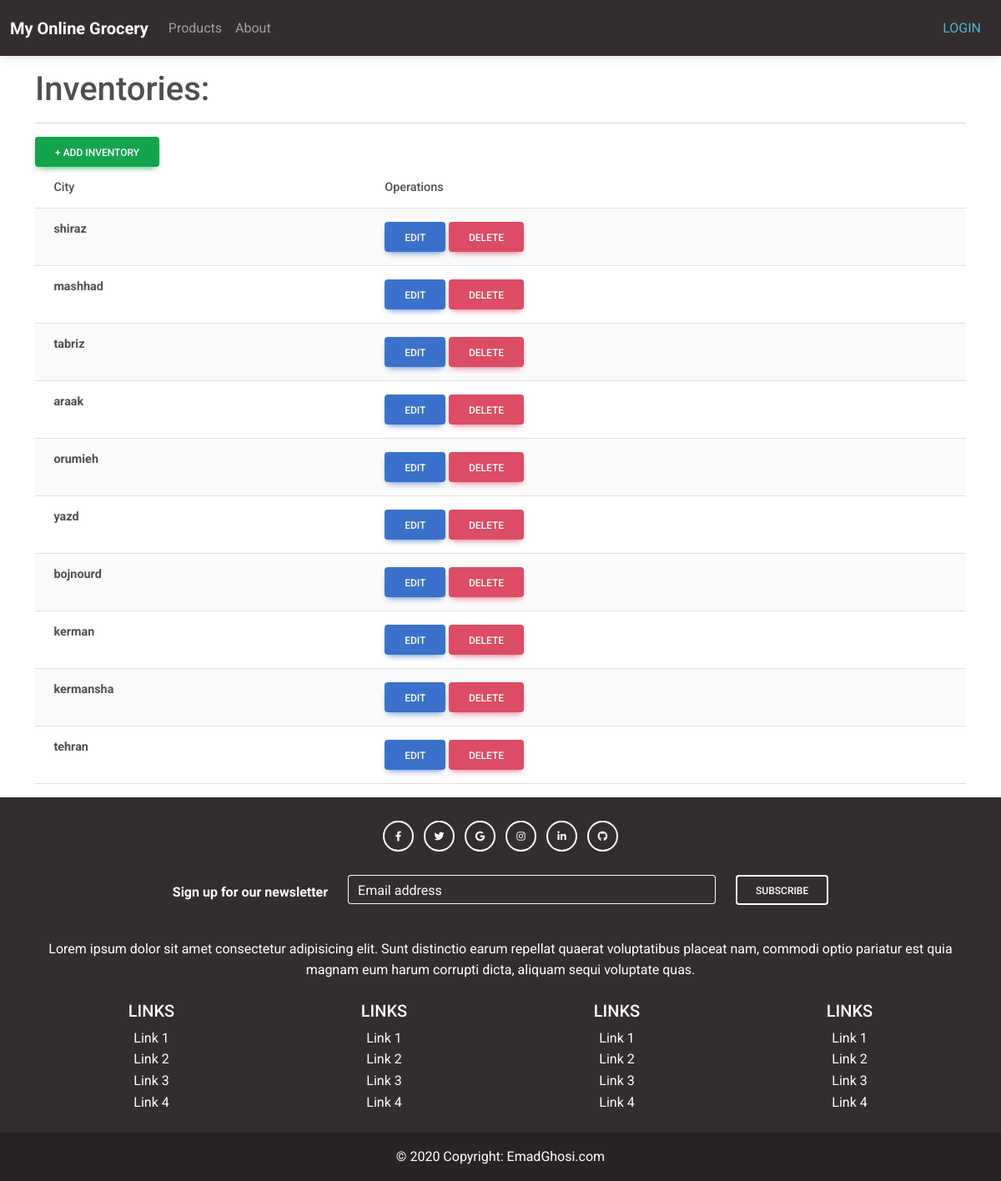
The page /inventory/inventorylist/ on the database its author committed.
### inventory/models.py (models this page shows, shortened)
class Inventory(models.Model):
    city = models.ForeignKey(City,
            related_name='inventory_city',
            on_delete=models.CASCADE,)

class City(models.Model):
    name = models.CharField(max_length=100)

### inventory/views.py (the view)
# urls.py: path('inventorylist/', views.InventoryListView.as_view(), name='inventorylist'),
class InventoryListView(ListView,LoginRequiredMixin):
    model = Inventory
    template_name = 'inventorylist.html'

### templates/inventorylist.html (shortened to what this page needs)
{% extends 'base.html' %}
{% load static %}
{% block content %}
<html>
<head>
  <link
  href="https://cdnjs.cloudflare.com/ajax/libs/font-awesome/6.0.0/css/all.min.css"
  rel="stylesheet"
/>
<link
  href="https://cdnjs.cloudflare.com/ajax/libs/mdb-ui-kit/6.4.0/mdb.min.css"
  rel="stylesheet"
/>
</head>
<body>
    <div class="wrapper">
        <h1 class=" text-left mt-3 mb-3 ml-0 align-left w-50">Inventories:</h1>
        <hr>
        <a
            href="{% url 'inventoryadd' %}"
            class="btn btn-success align-right"
            role="btn"
            >+ Add inventory</a
            >
        <div class="wrapper">
            <table class="table table-striped">
                <thead class="thead-dark ">
                    <tr>
                        <th>City</th>
                        <th>Operations</th>
                    </tr>
                </thead>
                <tbody>
                    {% for item in object_list %}
                    <tr class="">
                        <td class="align-center"> <b >{{ item.city.name }} </b>
                        </td>
                        <td class="align-right">
                            <div class="align-right">
                                <a
                                href="{% url 'inventoryupdate' pk=item.pk %}"
                                class="btn btn-primary align-right "
                                role="btn"
                                >Edit</a
                              >
                              <a
                              href="{% url 'inventorydelete' pk=item.pk %}"
                                class="btn btn-danger align-right"
                                role="btn"
                                >Delete</a
                              >
                            </div>
                        </td>
                    </tr>
                  {% endfor %}
                </tbody>
              </table>
            </div>
          </div>
</body>
</html>
{% endblock content %}

### static/css/base.css (style rules this page uses)
body { font-family: "Roboto", -apple-system, BlinkMacSystemFont, "Segoe UI", Roboto, "Helvetica Neue", Arial, "Noto Sans", sans-serif, "Apple Color Emoji", "Segoe UI Emoji", "Segoe UI Symbol", "Noto Color Emoji"; }
h1, h2, h3, h4, h5, h6, .h1, .h2, .h3, .h4, .h5, .h6 { font-family: "Roboto", -apple-system, BlinkMacSystemFont, "Segoe UI", Roboto, "Helvetica Neue", Arial, "Noto Sans", sans-serif, "Apple Color Emoji", "Segoe UI Emoji", "Segoe UI Symbol", "Noto Color Emoji"; }
a { -webkit-transition: .3s all ease; -o-transition: .3s all ease; transition: .3s all ease; }
a, a:hover { text-decoration: none !important; }

### templates/base.html (style rules this page uses)
.page-container { position: relative; min-height: 100vh; }

### rows shown on the page
Inventory: city.name "shiraz"
Inventory: city.name "mashhad"
Inventory: city.name "tabriz"
Inventory: city.name "araak"
Inventory: city.name "orumieh"
Inventory: city.name "yazd"
Inventory: city.name "bojnourd"
Inventory: city.name "kerman"
Inventory: city.name "kermansha"
Inventory: city.name "tehran"
